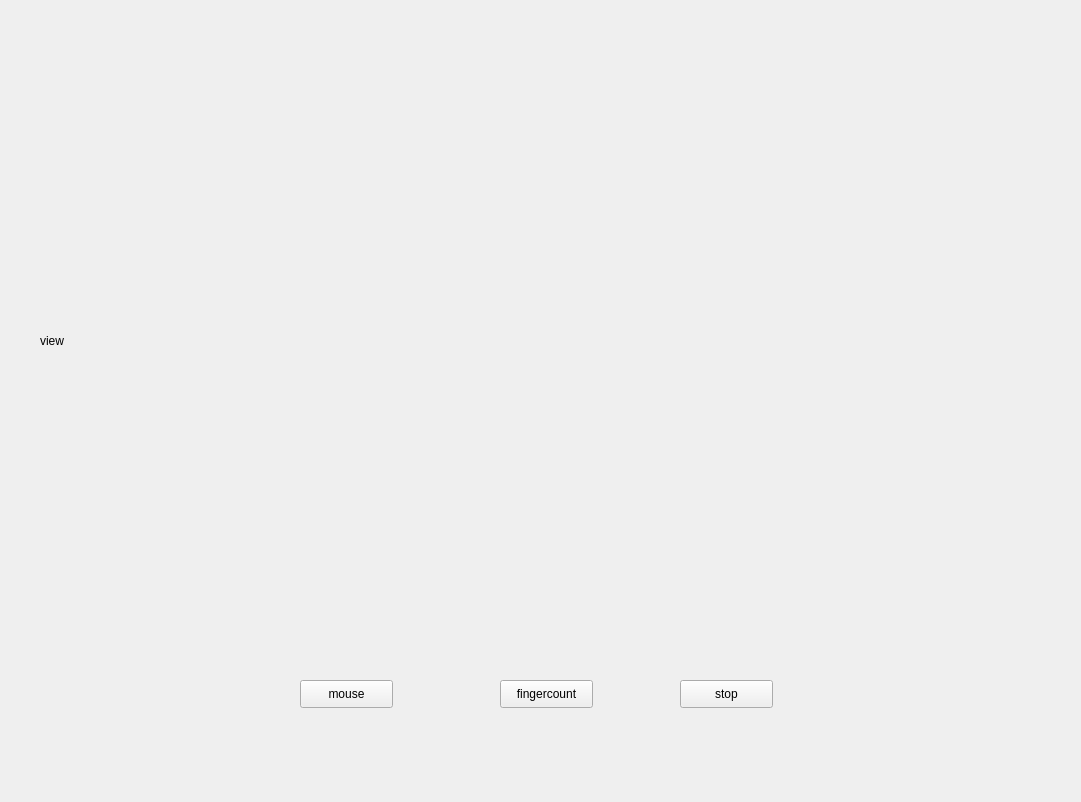
<?xml version="1.0" encoding="UTF-8"?>
<ui version="4.0">
 <class>Form</class>
 <widget class="QWidget" name="Form">
  <property name="geometry">
   <rect>
    <x>0</x>
    <y>0</y>
    <width>1081</width>
    <height>802</height>
   </rect>
  </property>
  <property name="windowTitle">
   <string>Form</string>
  </property>
  <widget class="QLabel" name="videoLabel">
   <property name="geometry">
    <rect>
     <x>40</x>
     <y>30</y>
     <width>1011</width>
     <height>621</height>
    </rect>
   </property>
   <property name="text">
    <string>view</string>
   </property>
  </widget>
  <widget class="QPushButton" name="fingercount">
   <property name="geometry">
    <rect>
     <x>500</x>
     <y>680</y>
     <width>93</width>
     <height>28</height>
    </rect>
   </property>
   <property name="text">
    <string>fingercount</string>
   </property>
  </widget>
  <widget class="QPushButton" name="stopButton">
   <property name="geometry">
    <rect>
     <x>680</x>
     <y>680</y>
     <width>93</width>
     <height>28</height>
    </rect>
   </property>
   <property name="text">
    <string>stop</string>
   </property>
  </widget>
  <widget class="QPushButton" name="virtualMouse">
   <property name="geometry">
    <rect>
     <x>300</x>
     <y>680</y>
     <width>93</width>
     <height>28</height>
    </rect>
   </property>
   <property name="text">
    <string>mouse</string>
   </property>
  </widget>
 </widget>
 <resources/>
 <connections/>
</ui>
